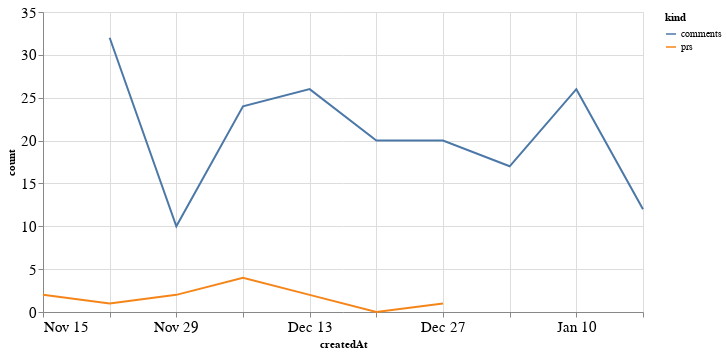

Notebook code cell kept with this figure:
### Code cell
alt.Chart(total_time, width=600).mark_line().encode(
    x='createdAt',
    y='count',
    color='kind'
)

### Figure 1 — Vega-Lite specification as saved in the notebook (floating-point values rounded to 4 significant figures)
{"config": {"axisLeft": {"labelFontSize": 15}, "axisBottom": {"labelFontSize": 15}}, "data": {"name": "data-a14a18fb802c97f18238aa842911f05a"}, "mark": "line", "encoding": {"color": {"type": "nominal", "field": "kind"}, "x": {"type": "temporal", "field": "createdAt"}, "y": {"type": "quantitative", "field": "count"}}, "width": 600, "$schema": "https://vega.github.io/schema/vega-lite/v4.8.1.json", "datasets": {"data-a14a18fb802c97f18238aa842911f05a": [{"createdAt": "2020-11-15T00:00:00", "kind": "prs", "count": 2.0}, {"createdAt": "2020-11-22T00:00:00", "kind": "prs", "count": 1.0}, {"createdAt": "2020-11-29T00:00:00", "kind": "prs", "count": 2.0}, {"createdAt": "2020-12-06T00:00:00", "kind": "prs", "count": 4.0}, {"createdAt": "2020-12-13T00:00:00", "kind": "prs", "count": 2.0}, {"createdAt": "2020-12-20T00:00:00", "kind": "prs", "count": 0.0}, {"createdAt": "2020-12-27T00:00:00", "kind": "prs", "count": 1.0}, {"createdAt": "2021-01-03T00:00:00", "kind": "prs", "count": null}, {"createdAt": "2021-01-10T00:00:00", "kind": "prs", "count": null}, {"createdAt": "2021-01-17T00:00:00", "kind": "prs", "count": null}, {"createdAt": "2020-11-15T00:00:00", "kind": "comments", "count": null}, {"createdAt": "2020-11-22T00:00:00", "kind": "comments", "count": 32.0}, {"createdAt": "2020-11-29T00:00:00", "kind": "comments", "count": 10.0}, {"createdAt": "2020-12-06T00:00:00", "kind": "comments", "count": 24.0}, {"createdAt": "2020-12-13T00:00:00", "kind": "comments", "count": 26.0}, {"createdAt": "2020-12-20T00:00:00", "kind": "comments", "count": 20.0}, {"createdAt": "2020-12-27T00:00:00", "kind": "comments", "count": 20.0}, {"createdAt": "2021-01-03T00:00:00", "kind": "comments", "count": 17.0}, {"createdAt": "2021-01-10T00:00:00", "kind": "comments", "count": 26.0}, {"createdAt": "2021-01-17T00:00:00", "kind": "comments", "count": 12.0}]}}
